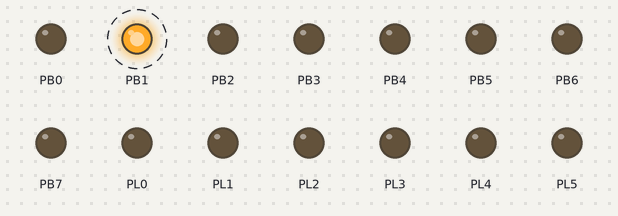
A program run on a simulated ATmega2560, built with avr-gcc and emulated at 16 MHz. Parts: output pins drawn as LEDs (lit = HIGH). Dashed ring = blinking.

Above: at 0.2 s.
Timing chart, 0 to 3.0 s (numbered marks = the images above):
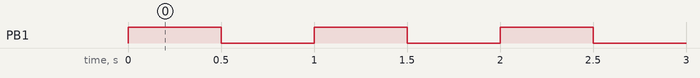

Measured:
- by itself, PB1: alternates HIGH for 0.50 s and LOW for 0.50 s

The program:

main.c
```c
/* lab08_blink_one.c
   CSC 230 - Summer 2018

   A C program to blink the LED on pin 52 at 0.5 second intervals.

   B. Bird - 07/15/2018
*/

/* The util/delay.h header file defines the _delay_ms() function, which uses a delay loop.
   The code in delay.h expects a constant called F_CPU to be defined giving the number of
   clock cycles per second, so we define that here.
*/

#define F_CPU 16000000UL //The UL suffix directs the compiler to parse the constant as an unsigned long int

#include <avr/io.h>
#include <util/delay.h>


int main(){

	DDRL = 0xff;
	DDRB = 0xff;


	while(1){
		PORTB = 0x02; //Set PORTB to 00000010 (to light the LED on pin 52)
		PORTL = 0x00; //Turn off all LEDs on Port L
		_delay_ms(500);

		//Set both PORTB and PORTL to 0
		PORTB = 0;
		PORTL = 0;
		_delay_ms(500);
	}


	//Note that in an AVR program, we never want main to return.

	return 0;

}
```
